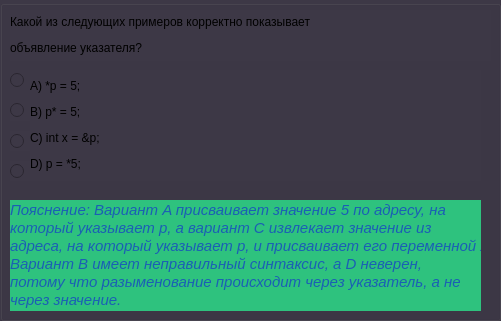
  <widget class="QGroupBox" name="group_second">
   <property name="geometry">
    <rect>
     <x>480</x>
     <y>50</y>
     <width>501</width>
     <height>321</height>
    </rect>
   </property>
   <property name="styleSheet">
    <string notr="true">background-color: rgb(61, 56, 70);</string>
   </property>
   <property name="title">
    <string/>
   </property>
   <widget class="QLabel" name="second_q">
    <property name="geometry">
     <rect>
      <x>10</x>
      <y>10</y>
      <width>481</width>
      <height>51</height>
     </rect>
    </property>
    <property name="text">
     <string>&lt;html&gt;&lt;head/&gt;&lt;body&gt;&lt;p&gt;Какое из следующих имен является допустимым идентификатором &lt;/p&gt;&lt;p&gt;в C++?&lt;/p&gt;&lt;/body&gt;&lt;/html&gt;</string>
    </property>
   </widget>
   <widget class="QLabel" name="six_q">
    <property name="geometry">
     <rect>
      <x>10</x>
      <y>10</y>
      <width>481</width>
      <height>51</height>
     </rect>
    </property>
    <property name="text">
     <string>&lt;html&gt;&lt;head/&gt;&lt;body&gt;&lt;p&gt;Какой из следующих примеров корректно показывает &lt;/p&gt;&lt;p&gt;объявление указателя?&lt;/p&gt;&lt;/body&gt;&lt;/html&gt;</string>
    </property>
   </widget>
   <widget class="QLabel" name="eighth_q">
    <property name="geometry">
     <rect>
      <x>10</x>
      <y>10</y>
      <width>481</width>
      <height>51</height>
     </rect>
    </property>
    <property name="text">
     <string>&lt;html&gt;&lt;head/&gt;&lt;body&gt;&lt;p&gt;Какой из следующих вариантов является корректным способом &lt;/p&gt;&lt;p&gt;разыменования указателя?&lt;/p&gt;&lt;/body&gt;&lt;/html&gt;</string>
    </property>
   </widget>
   <widget class="QLabel" name="fourth_q">
    <property name="geometry">
     <rect>
      <x>10</x>
      <y>10</y>
      <width>481</width>
      <height>51</height>
     </rect>
    </property>
    <property name="text">
     <string>&lt;html&gt;&lt;head/&gt;&lt;body&gt;&lt;p&gt;Какой из следующих типов данных используется для &lt;/p&gt;&lt;p&gt;представления чисел с плавающей точкой?&lt;/p&gt;&lt;/body&gt;&lt;/html&gt;</string>
    </property>
   </widget>
   <widget class="QLabel" name="second_ans">
    <property name="geometry">
     <rect>
      <x>30</x>
      <y>70</y>
      <width>451</width>
      <height>111</height>
     </rect>
    </property>
    <property name="text">
     <string>&lt;html&gt;&lt;head/&gt;&lt;body&gt;&lt;p&gt;A) 3var&lt;/p&gt;&lt;p&gt;B) hello&lt;/p&gt;&lt;p&gt;C) class&lt;/p&gt;&lt;p&gt;D) $myVariable&lt;/p&gt;&lt;/body&gt;&lt;/html&gt;</string>
    </property>
   </widget>
   <widget class="QLabel" name="fourth_ans">
    <property name="geometry">
     <rect>
      <x>30</x>
      <y>70</y>
      <width>451</width>
      <height>111</height>
     </rect>
    </property>
    <property name="text">
     <string>&lt;html&gt;&lt;head/&gt;&lt;body&gt;&lt;p&gt;A) short int&lt;/p&gt;&lt;p&gt;B) float&lt;/p&gt;&lt;p&gt;C) unsigned int&lt;/p&gt;&lt;p&gt;D) signed long int&lt;/p&gt;&lt;/body&gt;&lt;/html&gt;</string>
    </property>
   </widget>
   <widget class="QLabel" name="eighth_ans">
    <property name="geometry">
     <rect>
      <x>30</x>
      <y>70</y>
      <width>411</width>
      <height>111</height>
     </rect>
    </property>
    <property name="text">
     <string>&lt;html&gt;&lt;head/&gt;&lt;body&gt;&lt;p&gt;A) *p = 5;&lt;/p&gt;&lt;p&gt;B) p* = 5;&lt;/p&gt;&lt;p&gt;C) int x = &amp;amp;p;&lt;/p&gt;&lt;p&gt;D) p = *5;&lt;/p&gt;&lt;/body&gt;&lt;/html&gt;</string>
    </property>
   </widget>
   <widget class="QLabel" name="six_ans">
    <property name="geometry">
     <rect>
      <x>30</x>
      <y>70</y>
      <width>441</width>
      <height>111</height>
     </rect>
    </property>
    <property name="text">
     <string>&lt;html&gt;&lt;head/&gt;&lt;body&gt;&lt;p&gt;A) int* p;&lt;/p&gt;&lt;p&gt;B) int p*;&lt;/p&gt;&lt;p&gt;C) *int p;&lt;/p&gt;&lt;p&gt;D) int p = &amp;amp;x;&lt;/p&gt;&lt;/body&gt;&lt;/html&gt;</string>
    </property>
   </widget>
   <widget class="QRadioButton" name="Answer_A_2">
    <property name="geometry">
     <rect>
      <x>10</x>
      <y>70</y>
      <width>20</width>
      <height>20</height>
     </rect>
    </property>
    <property name="styleSheet">
     <string notr="true">color: rgb(224, 27, 36);</string>
    </property>
    <property name="text">
     <string/>
    </property>
   </widget>
   <widget class="QRadioButton" name="Answer_B_2">
    <property name="geometry">
     <rect>
      <x>10</x>
      <y>100</y>
      <width>20</width>
      <height>21</height>
     </rect>
    </property>
    <property name="styleSheet">
     <string notr="true">color: rgb(224, 27, 36);</string>
    </property>
    <property name="text">
     <string/>
    </property>
   </widget>
   <widget class="QRadioButton" name="Answer_C_2">
    <property name="geometry">
     <rect>
      <x>10</x>
      <y>131</y>
      <width>20</width>
      <height>20</height>
     </rect>
    </property>
    <property name="styleSheet">
     <string notr="true">color: rgb(224, 27, 36);</string>
    </property>
    <property name="text">
     <string/>
    </property>
   </widget>
   <widget class="QRadioButton" name="Answer_D_2">
    <property name="geometry">
     <rect>
      <x>10</x>
      <y>161</y>
      <width>21</width>
      <height>20</height>
     </rect>
    </property>
    <property name="styleSheet">
     <string notr="true">color: rgb(224, 27, 36);</string>
    </property>
    <property name="text">
     <string/>
    </property>
   </widget>
   <widget class="QLabel" name="sec_poyas">
    <property name="geometry">
     <rect>
      <x>10</x>
      <y>200</y>
      <width>471</width>
      <height>111</height>
     </rect>
    </property>
    <property name="styleSheet">
     <string notr="true">background-color: rgb(46, 194, 126);
color: rgb(26, 95, 180);</string>
    </property>
    <property name="text">
     <string>&lt;!DOCTYPE HTML PUBLIC &quot;-//W3C//DTD HTML 4.0//EN&quot; &quot;http://www.w3.org/TR/REC-html40/strict.dtd&quot;&gt;
&lt;html&gt;&lt;head&gt;&lt;meta name=&quot;qrichtext&quot; content=&quot;1&quot; /&gt;&lt;meta charset=&quot;utf-8&quot; /&gt;&lt;style type=&quot;text/css&quot;&gt;
p, li { white-space: pre-wrap; }
hr { height: 1px; border-width: 0; }
li.unchecked::marker { content: &quot;\2610&quot;; }
li.checked::marker { content: &quot;\2612&quot;; }
&lt;/style&gt;&lt;/head&gt;&lt;body style=&quot; font-family:'Cantarell'; font-size:11pt; font-weight:400; font-style:normal;&quot;&gt;
&lt;p style=&quot; margin-top:0px; margin-bottom:0px; margin-left:0px; margin-right:0px; -qt-block-indent:0; text-indent:0px;&quot;&gt;&lt;span style=&quot; font-style:italic;&quot;&gt;Пояснение: hello является допустимым идентификатором, так &lt;/span&gt;&lt;/p&gt;
&lt;p style=&quot; margin-top:0px; margin-bottom:0px; margin-left:0px; margin-right:0px; -qt-block-indent:0; text-indent:0px;&quot;&gt;&lt;span style=&quot; font-style:italic;&quot;&gt;как он начинается с буквы и не содержит запрещенных символов. &lt;/span&gt;&lt;/p&gt;
&lt;p style=&quot; margin-top:0px; margin-bottom:0px; margin-left:0px; margin-right:0px; -qt-block-indent:0; text-indent:0px;&quot;&gt;&lt;span style=&quot; font-style:italic;&quot;&gt;$myVariable недопустим, так как начинается с символа &lt;/span&gt;&lt;/p&gt;
&lt;p style=&quot; margin-top:0px; margin-bottom:0px; margin-left:0px; margin-right:0px; -qt-block-indent:0; text-indent:0px;&quot;&gt;&lt;span style=&quot; font-style:italic;&quot;&gt;подчеркивания. 3var недопустим, так как начинается с цифры, &lt;/span&gt;&lt;/p&gt;
&lt;p style=&quot; margin-top:0px; margin-bottom:0px; margin-left:0px; margin-right:0px; -qt-block-indent:0; text-indent:0px;&quot;&gt;&lt;span style=&quot; font-style:italic;&quot;&gt;а class является зарезервированным словом в C++.&lt;/span&gt;&lt;/p&gt;&lt;/body&gt;&lt;/html&gt;</string>
    </property>
   </widget>
   <widget class="QLabel" name="fourth_poyas">
    <property name="geometry">
     <rect>
      <x>10</x>
      <y>200</y>
      <width>471</width>
      <height>111</height>
     </rect>
    </property>
    <property name="styleSheet">
     <string notr="true">background-color: rgb(46, 194, 126);
color: rgb(26, 95, 180);</string>
    </property>
    <property name="text">
     <string>&lt;!DOCTYPE HTML PUBLIC &quot;-//W3C//DTD HTML 4.0//EN&quot; &quot;http://www.w3.org/TR/REC-html40/strict.dtd&quot;&gt;
&lt;html&gt;&lt;head&gt;&lt;meta name=&quot;qrichtext&quot; content=&quot;1&quot; /&gt;&lt;meta charset=&quot;utf-8&quot; /&gt;&lt;style type=&quot;text/css&quot;&gt;
p, li { white-space: pre-wrap; }
hr { height: 1px; border-width: 0; }
li.unchecked::marker { content: &quot;\2610&quot;; }
li.checked::marker { content: &quot;\2612&quot;; }
&lt;/style&gt;&lt;/head&gt;&lt;body style=&quot; font-family:'Cantarell'; font-size:11pt; font-weight:400; font-style:normal;&quot;&gt;
&lt;p style=&quot; margin-top:0px; margin-bottom:0px; margin-left:0px; margin-right:0px; -qt-block-indent:0; text-indent:0px;&quot;&gt;&lt;span style=&quot; font-style:italic;&quot;&gt;Пояснение: float — это тип данных для чисел с плавающей точкой. &lt;/span&gt;&lt;/p&gt;
&lt;p style=&quot; margin-top:0px; margin-bottom:0px; margin-left:0px; margin-right:0px; -qt-block-indent:0; text-indent:0px;&quot;&gt;&lt;span style=&quot; font-style:italic;&quot;&gt;Остальные варианты (short int, unsigned int, signed long int) &lt;/span&gt;&lt;/p&gt;
&lt;p style=&quot; margin-top:0px; margin-bottom:0px; margin-left:0px; margin-right:0px; -qt-block-indent:0; text-indent:0px;&quot;&gt;&lt;span style=&quot; font-style:italic;&quot;&gt;используются для целых чисел.&lt;/span&gt;&lt;/p&gt;&lt;/body&gt;&lt;/html&gt;</string>
    </property>
   </widget>
   <widget class="QLabel" name="six_poyas">
    <property name="geometry">
     <rect>
      <x>10</x>
      <y>200</y>
      <width>471</width>
      <height>111</height>
     </rect>
    </property>
    <property name="styleSheet">
     <string notr="true">background-color: rgb(46, 194, 126);
color: rgb(26, 95, 180);</string>
    </property>
    <property name="text">
     <string>&lt;!DOCTYPE HTML PUBLIC &quot;-//W3C//DTD HTML 4.0//EN&quot; &quot;http://www.w3.org/TR/REC-html40/strict.dtd&quot;&gt;
&lt;html&gt;&lt;head&gt;&lt;meta name=&quot;qrichtext&quot; content=&quot;1&quot; /&gt;&lt;meta charset=&quot;utf-8&quot; /&gt;&lt;style type=&quot;text/css&quot;&gt;
p, li { white-space: pre-wrap; }
hr { height: 1px; border-width: 0; }
li.unchecked::marker { content: &quot;\2610&quot;; }
li.checked::marker { content: &quot;\2612&quot;; }
&lt;/style&gt;&lt;/head&gt;&lt;body style=&quot; font-family:'Cantarell'; font-size:11pt; font-weight:400; font-style:normal;&quot;&gt;
&lt;p style=&quot; margin-top:0px; margin-bottom:0px; margin-left:0px; margin-right:0px; -qt-block-indent:0; text-indent:0px;&quot;&gt;&lt;span style=&quot; font-style:italic;&quot;&gt;Пояснение: Это правильный синтаксис для объявления указателя &lt;/span&gt;&lt;/p&gt;
&lt;p style=&quot; margin-top:0px; margin-bottom:0px; margin-left:0px; margin-right:0px; -qt-block-indent:0; text-indent:0px;&quot;&gt;&lt;span style=&quot; font-style:italic;&quot;&gt;на целочисленный тип. Варианты B и C имеют неправильный &lt;/span&gt;&lt;/p&gt;
&lt;p style=&quot; margin-top:0px; margin-bottom:0px; margin-left:0px; margin-right:0px; -qt-block-indent:0; text-indent:0px;&quot;&gt;&lt;span style=&quot; font-style:italic;&quot;&gt;порядок символов, а D неправилен, потому что нельзя присвоить &lt;/span&gt;&lt;/p&gt;
&lt;p style=&quot; margin-top:0px; margin-bottom:0px; margin-left:0px; margin-right:0px; -qt-block-indent:0; text-indent:0px;&quot;&gt;&lt;span style=&quot; font-style:italic;&quot;&gt;адрес переменной без предварительного объявления указателя.&lt;/span&gt;&lt;/p&gt;&lt;/body&gt;&lt;/html&gt;</string>
    </property>
   </widget>
   <widget class="QLabel" name="eight_poyas">
    <property name="geometry">
     <rect>
      <x>10</x>
      <y>200</y>
      <width>471</width>
      <height>111</height>
     </rect>
    </property>
    <property name="styleSheet">
     <string notr="true">background-color: rgb(46, 194, 126);
color: rgb(26, 95, 180);</string>
    </property>
    <property name="text">
     <string>&lt;!DOCTYPE HTML PUBLIC &quot;-//W3C//DTD HTML 4.0//EN&quot; &quot;http://www.w3.org/TR/REC-html40/strict.dtd&quot;&gt;
&lt;html&gt;&lt;head&gt;&lt;meta name=&quot;qrichtext&quot; content=&quot;1&quot; /&gt;&lt;meta charset=&quot;utf-8&quot; /&gt;&lt;style type=&quot;text/css&quot;&gt;
p, li { white-space: pre-wrap; }
hr { height: 1px; border-width: 0; }
li.unchecked::marker { content: &quot;\2610&quot;; }
li.checked::marker { content: &quot;\2612&quot;; }
&lt;/style&gt;&lt;/head&gt;&lt;body style=&quot; font-family:'Cantarell'; font-size:11pt; font-weight:400; font-style:normal;&quot;&gt;
&lt;p style=&quot; margin-top:0px; margin-bottom:0px; margin-left:0px; margin-right:0px; -qt-block-indent:0; text-indent:0px;&quot;&gt;&lt;span style=&quot; font-style:italic;&quot;&gt;Пояснение: Вариант A присваивает значение 5 по адресу, на &lt;/span&gt;&lt;/p&gt;
&lt;p style=&quot; margin-top:0px; margin-bottom:0px; margin-left:0px; margin-right:0px; -qt-block-indent:0; text-indent:0px;&quot;&gt;&lt;span style=&quot; font-style:italic;&quot;&gt;который указывает p, а вариант C извлекает значение из &lt;/span&gt;&lt;/p&gt;
&lt;p style=&quot; margin-top:0px; margin-bottom:0px; margin-left:0px; margin-right:0px; -qt-block-indent:0; text-indent:0px;&quot;&gt;&lt;span style=&quot; font-style:italic;&quot;&gt;адреса, на который указывает p, и присваивает его переменной x&lt;/span&gt;&lt;/p&gt;
&lt;p style=&quot; margin-top:0px; margin-bottom:0px; margin-left:0px; margin-right:0px; -qt-block-indent:0; text-indent:0px;&quot;&gt;&lt;span style=&quot; font-style:italic;&quot;&gt;Вариант B имеет неправильный синтаксис, а D неверен, &lt;/span&gt;&lt;/p&gt;
&lt;p style=&quot; margin-top:0px; margin-bottom:0px; margin-left:0px; margin-right:0px; -qt-block-indent:0; text-indent:0px;&quot;&gt;&lt;span style=&quot; font-style:italic;&quot;&gt;потому что разыменование происходит через указатель, а не &lt;/span&gt;&lt;/p&gt;
&lt;p style=&quot; margin-top:0px; margin-bottom:0px; margin-left:0px; margin-right:0px; -qt-block-indent:0; text-indent:0px;&quot;&gt;&lt;span style=&quot; font-style:italic;&quot;&gt;через значение.&lt;/span&gt;&lt;/p&gt;&lt;/body&gt;&lt;/html&gt;</string>
    </property>
   </widget>
   <zorder>Answer_A_2</zorder>
   <zorder>Answer_B_2</zorder>
   <zorder>Answer_C_2</zorder>
   <zorder>Answer_D_2</zorder>
   <zorder>second_ans</zorder>
   <zorder>fourth_ans</zorder>
   <zorder>six_ans</zorder>
   <zorder>eighth_ans</zorder>
   <zorder>eighth_q</zorder>
   <zorder>fourth_q</zorder>
   <zorder>second_q</zorder>
   <zorder>six_q</zorder>
   <zorder>sec_poyas</zorder>
   <zorder>fourth_poyas</zorder>
   <zorder>six_poyas</zorder>
   <zorder>eight_poyas</zorder>
  </widget>
